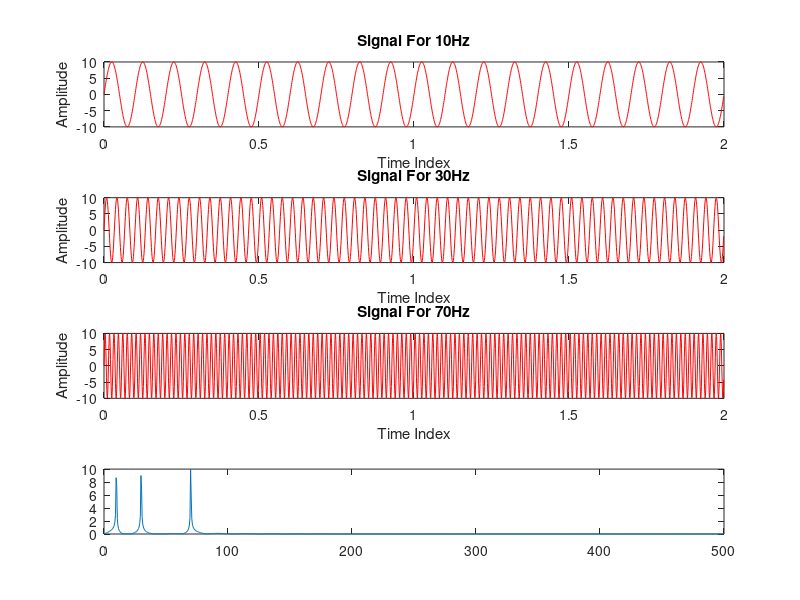

Here is the MATLAB script that generated this plot:
Fs=1000; %Sampling Frequency
Ts=1/Fs; %Sampling Interval
dt=0:Ts:2-Ts; %Time Duration 2 second
%Analog Signal Frequencies
f1=10;
f2=30;
f3=70;
%Analog Signals
y1=10*sin(2*pi*f1*dt);
y2=10*sin(2*pi*f2*dt);
y3=10*sin(2*pi*f3*dt);
subplot(4,1,1);
plot(dt,y1,'r');
xlabel('Time Index');
ylabel('Amplitude');
title('Signal For 10Hz');
subplot(4,1,2);
plot(dt,y2,'r');
xlabel('Time Index');
ylabel('Amplitude');
title('Signal For 30Hz');
subplot(4,1,3);
plot(dt,y3,'r');
xlabel('Time Index');
ylabel('Amplitude');
title('Signal For 70Hz');
%%
%Now we combine the three signals to see the condition of new signal
y4=y1+y2+y3;
subplot(4,1,4);
plot(dt,y4,'r');
xlabel('Time Index');
ylabel('Amplitude');
title('Signal For 10Hz,30Hz & 70Hz');
%%
%Now we need to do FFT to recover the original frequency by drawing
%frequency Spectrum
%To do FFT we need to find out the length of the signal y4
nfft=length(y4);
%Now to get the good resolution (1 Byte (B) = 8 bits, 1 Kilobyte (KB) = 1024 Bytes, 1 Megabyte (MB) = 1024 KB = 1,048,576 Bytes)we should to do the nextpow operation
nfft2=2^nextpow2(nfft);
ff=fft(y4,nfft2);
plot(abs(ff));
%%
%Now to see the half of the spectrum due the symmetry we half the length
fff=ff(1:nfft2/2);
plot(abs(fff))
%%
%Now to label the x axis to see the exact frequency we need to do the one
%line more
xfft1=Fs*(0:nfft2/2)/nfft2;
%But in the upper xfft1 there is the 1025 samples, but we need 1024 samples
xfft=Fs*(0:nfft2/2-1)/nfft2;
plot(xfft,abs(fff));
%%
%To normalize the Amplitude
fff=10*(fff/max(fff));
plot(xfft,abs(fff));
